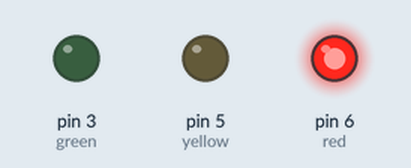
This sketch was run on a simulated Arduino Uno, built with avr-gcc and run on an emulated ATmega328P. On the bench: output pins drawn as LEDs (lit = HIGH).

Above: at 2.5 s.
At 6.0 s:
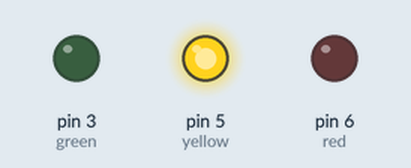
At 7.5 s:
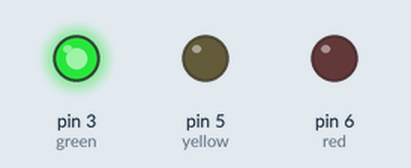
Timing chart, 0 to 10.4 s (numbered marks = the images above):
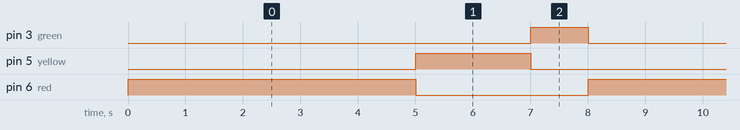

Measured:
- by itself, pin 3 (green): alternates HIGH for 1.0 s and LOW for 7.0 s
- by itself, pin 5 (yellow): alternates HIGH for 2.0 s and LOW for 6.0 s
- by itself, pin 6 (red): alternates HIGH for 5.0 s and LOW for 3.0 s

The sketch:

BASIC_TRAFFIC_LIGHT.ino
```cpp
void setup() {
  #define green 3
  #define yellow 5
  #define red 6
  pinMode(green,OUTPUT);
  pinMode(yellow,OUTPUT);
  pinMode(red,OUTPUT);
}
void loop() {
 digitalWrite(red,HIGH);
 digitalWrite(yellow,LOW);
 digitalWrite(green,LOW);
 delay(5000);
 digitalWrite(red,LOW);
 digitalWrite(yellow,HIGH);
 digitalWrite(green,LOW);
 delay(2000);
 digitalWrite(green,HIGH);
 digitalWrite(yellow,LOW);
 digitalWrite(red,LOW);
 delay(1000);
}
```
